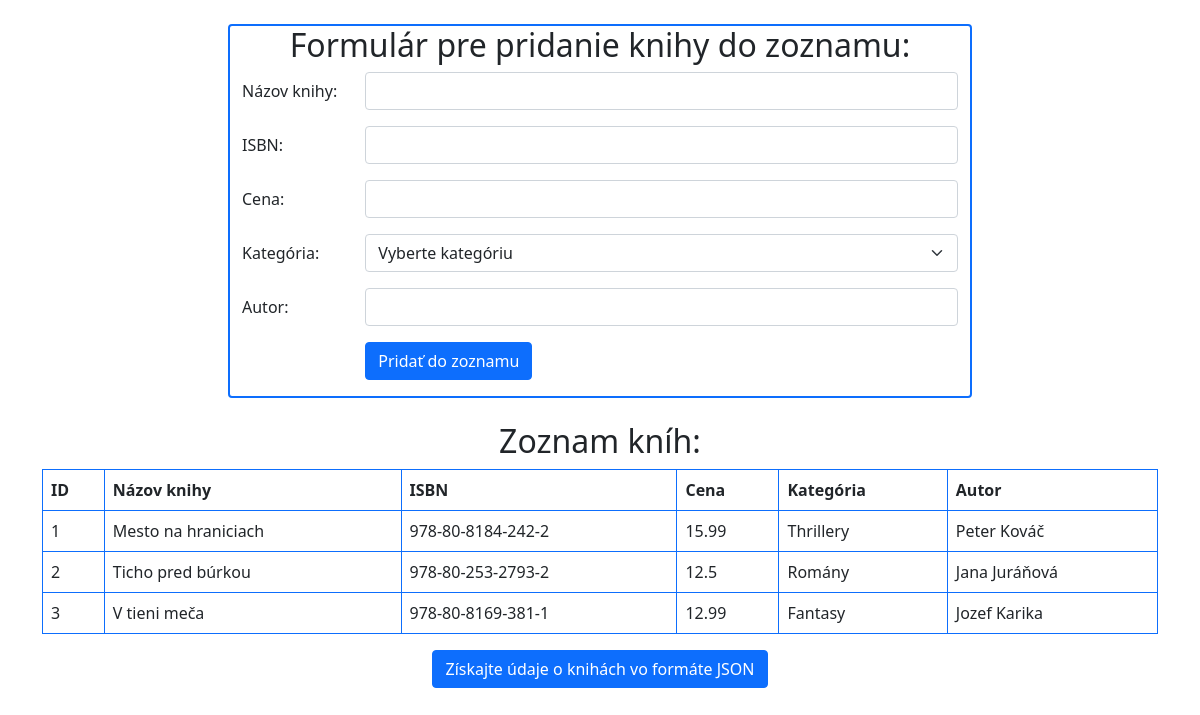
Before: / with the older database file.
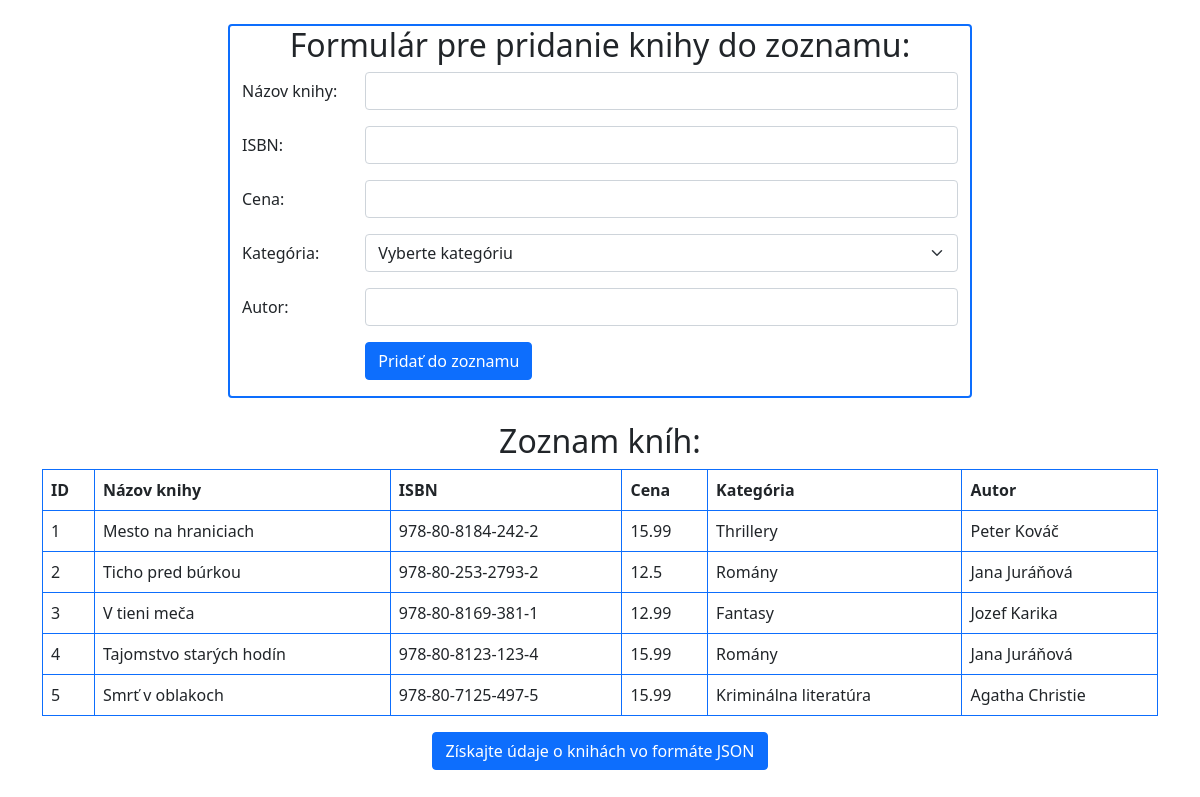
After: the same page with the newer database file.
### tables this page shows
CREATE TABLE "books" (
	"id"	INTEGER NOT NULL UNIQUE,
	"title"	TEXT NOT NULL,
	"isbn"	TEXT NOT NULL,
	"price"	NUMERIC NOT NULL,
	"author"	TEXT,
	"category"	TEXT,
	PRIMARY KEY("id"),
	FOREIGN KEY("category") REFERENCES "categories"("name")
);

### index.php (the view, shortened to what this page needs)
<!doctype html>
<html lang="ua">
<head>
  <link href="https://cdn.jsdelivr.net/npm/bootstrap@5.0.2/dist/css/bootstrap.min.css"
        rel="stylesheet"
>
</head>
<body>
    <div class="container">
        <?php
            $pdo = new PDO('sqlite:app_data/testproject1devsk.db');
        ?>
        <div class="container">
            <div class="row justify-content-center">
                <div class="col-8 border border-2 border-primary position-relative rounded rounded-5">
                    <h2 class="text-center">Formulár pre pridanie knihy do zoznamu:</h2>
                    <form action="add_book.php" method="POST">
                        <div class="row mb-3">
                            <label for="title" class="col-sm-2 col-form-label">Názov knihy:</label>
                            <div class="col-sm-10">
                                <input type="text" class="form-control" id="title" name="title">
                            </div>
                        </div>
                        <div class="row mb-3">
                            <label for="isbn" class="col-sm-2 col-form-label">ISBN:</label>
                            <div class="col-sm-10">
                                <input type="text" class="form-control" id="isbn" name="isbn">
                            </div>
                        </div>
                        <div class="row mb-3">
                            <label for="price" class="col-sm-2 col-form-label">Cena:</label>
                            <div class="col-sm-10">
                                <input type="number" class="form-control" id="price" name="price" step="0.01">
                            </div>
                        </div>
                        <div class="row mb-3">
                            <label for="category" class="col-sm-2 col-form-label">Kategória:</label>
                            <div class="col-sm-10">
                                <select class="form-select" id="category" name="category" required>
                                    <option value="">Vyberte kategóriu</option>
                                </select>
                            </div>
                        </div>
                        <div class="row mb-3">
                            <label for="author" class="col-sm-2 col-form-label">Autor:</label>
                            <div class="col-sm-10">
                                <input type="text" class="form-control" id="author" name="author">
                            </div>
                        </div>
                        <div class="row mb-3">
                            <div class="col-sm-10 offset-sm-2">
                                <button type="submit" class="btn btn-primary">Pridať do zoznamu</button>
                            </div>
                        </div>
                    </form>
                </div>
            </div>
        </div>
        <?php
            $statement = $pdo->query('SELECT * FROM books');
            $results = $statement->fetchAll(PDO::FETCH_ASSOC);
        ?>
        <h2 class="text-center">Zoznam kníh:</h2>
        <table class="table table-bordered border-primary">
            <thead>
                <tr>
                    <th>ID</th>
                    <th>Názov knihy</th>
                    <th>ISBN</th>
                    <th>Cena</th>
                    <th>Kategória</th>
                    <th>Autor</th>
                </tr>
            </thead>
            <tbody>
                <?php
                    foreach ($results as $row) {
                ?>
                        <tr>
                            <td><?=$row['id']?></td>
                            <td><?=$row['title']?></td>
                            <td><?=$row['isbn']?></td>
                            <td><?=$row['price']?></td>
                            <td><?=$row['category']?></td>
                            <td><?=$row['author']?></td>
                        </tr>
                <?php
                    }
                ?>
            </tbody>
        </table>
        <div class="text-center">
            <a href="get_books_json.php">
                <button class="btn btn-primary">Získajte údaje o knihách vo formáte JSON</button>
            </a>
        </div>
    </div>
</body>
</html>

Changed rows visible on the page:
added books: id "4", title "Tajomstvo starých hodín", isbn "978-80-8123-123-4", price "15.99", category "Romány", author "Jana Juráňová"
added books: id "5", title "Smrť v oblakoch", isbn "978-80-7125-497-5", price "15.99", category "Kriminálna literatúra", author "Agatha Christie"
